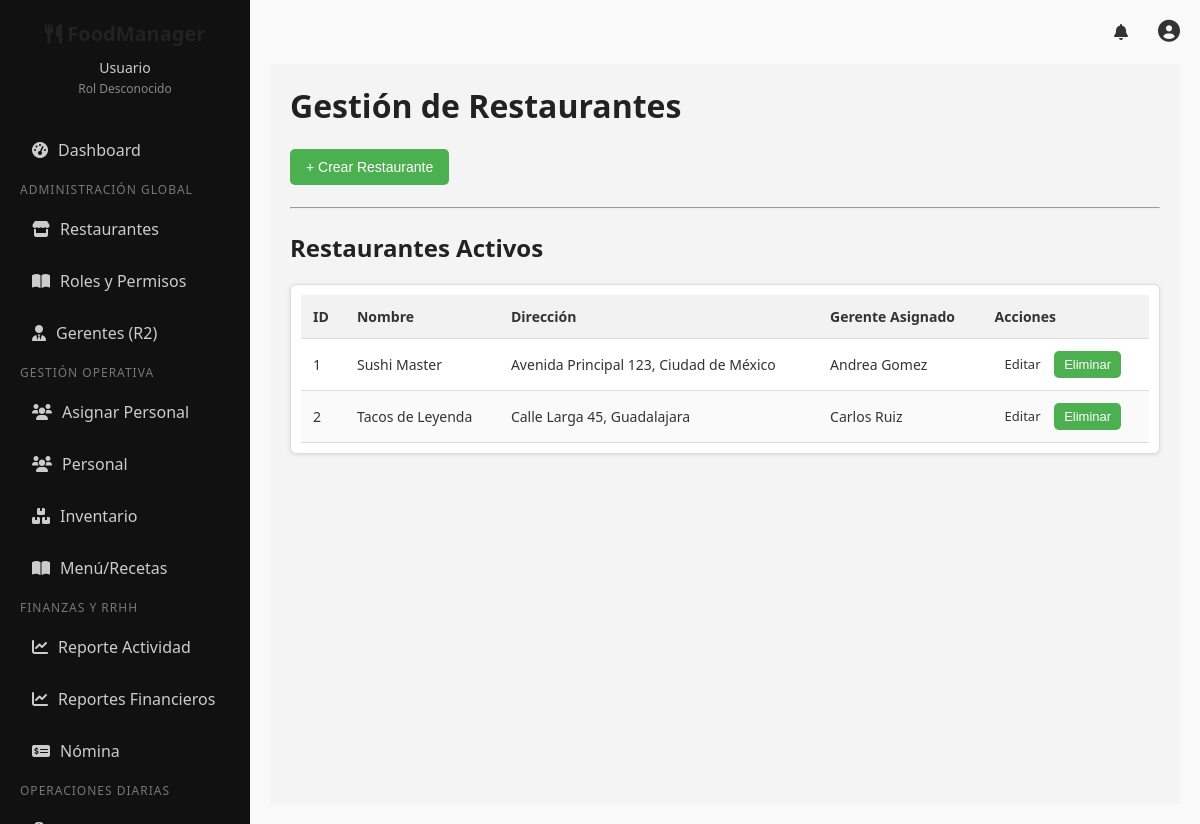
The app's page /views/gestion_restaurantes.php (signed in) with its own data.
### tables this page shows
CREATE TABLE restaurantes (
    id INT AUTO_INCREMENT PRIMARY KEY,
    nombre VARCHAR(100) NOT NULL,
    direccion TEXT,
    gerenteres_id INT,
    FOREIGN KEY (gerenteres_id) REFERENCES usuarios(id)
);

CREATE TABLE usuarios (
    id INT AUTO_INCREMENT PRIMARY KEY,
    nombre_usuario VARCHAR(50) NOT NULL UNIQUE,
    contrasena VARCHAR(255) NOT NULL,
    nombre_completo VARCHAR(100),
    email VARCHAR(100),
    telefono VARCHAR(20),
    token_recuperacion VARCHAR(255),
    token_expira DATETIME,
    verificado BOOLEAN DEFAULT FALSE,
    activo BOOLEAN DEFAULT TRUE
);

### views/gestion_restaurantes.php (the view, shortened to what this page needs)
<?php
include '../includes/header.php';
$modo_edicion = false;
try {
    $stmt_list = $pdo->query("
        SELECT r.id, r.nombre, r.direccion, u.nombre_completo AS gerente_nombre
        FROM restaurantes r
        LEFT JOIN usuarios u ON r.gerenteres_id = u.id
        ORDER BY r.id ASC
    ");
    $restaurantes_list = $stmt_list->fetchAll(PDO::FETCH_ASSOC);
} catch (PDOException $e) {
    $error_message = "Error al cargar datos del sistema.";
}
?>
<head>
    <link rel="stylesheet" href="../style/gestion_restaurantes.css">
</head>
<h1>Gestión de Restaurantes</h1><br>
<button type="button" class="btn btn-primary toggle-form-btn" onclick="toggleForm()">
    <?php echo $modo_edicion ? 'Editar Restaurante' : '+ Crear Restaurante'; ?>
</button>
<br>
<hr><br>
<h2>Restaurantes Activos</h2>
<div class="table-scroll-container">
    <table class="data-table">
        <thead>
            <tr>
                <th>ID</th>
                <th>Nombre</th>
                <th>Dirección</th>
                <th>Gerente Asignado</th>
                <th>Acciones</th>
            </tr>
        </thead>
        <tbody>
            <?php foreach ($restaurantes_list as $res): ?>
                <tr>
                    <td><?php echo $res['id']; ?></td>
                    <td><?php echo htmlspecialchars($res['nombre']); ?></td>
                    <td><?php echo htmlspecialchars($res['direccion']); ?></td>
                    <td><?php echo htmlspecialchars($res['gerente_nombre'] ?? 'N/A'); ?></td>
                    <td>
                        <a href="gestion_restaurantes.php?edit_id=<?php echo $res['id']; ?>" class="btn btn-secondary btn-sm">Editar</a>
                        <form action="gestion_restaurantes.php" method="POST" style="display:inline;" onsubmit="return confirm('ADVERTENCIA: ¿Está seguro de eliminar el restaurante <?php echo htmlspecialchars($res['nombre']); ?>? Se borrarán todos los datos asociados.')">
                            <button type="submit" class="btn btn-danger btn-sm">Eliminar</button>
                        </form>
                    </td>
                </tr>
            <?php endforeach; ?>
        </tbody>
    </table>
</div>
<?php include '../includes/footer.php'; ?>

### style/main.css (style rules this page uses)
* { box-sizing: border-box; margin: 0; padding: 0; }
html, body { font-family: 'Segoe UI', sans-serif; background-color: #f9f9f9; color: #333; height: 100%; }
h1, h2, h3, h4 { font-weight: 600; color: #222; }
button { border: none; padding: 10px 16px; border-radius: 5px; background-color: #4CAF50; color: #fff; font-size: 14px; cursor: pointer; transition: background 0.3s; }
a { text-decoration: none }

### style/sidebar.css (style rules this page uses)
a { text-decoration: none; color: inherit; }

### style/gestion_restaurantes.css (style rules this page uses)
.table-scroll-container { overflow-x: auto; background-color: #fff; border: 1px solid #ddd; border-radius: 6px; padding: 10px; box-shadow: 0 1px 4px rgba(0,0,0,0.1); margin-top: 20px; }
.data-table { width: 100%; border-collapse: collapse; min-width: 700px; }
.data-table th, .data-table td { padding: 12px; border-bottom: 1px solid #ddd; text-align: left; font-size: 14px; }
.data-table th { background-color: #f2f2f2; font-weight: 600; }
.data-table tr:nth-child(even) { background-color: #fafafa; }
.data-table .btn { padding: 6px 10px; font-size: 13px; }

### records on screen
restaurantes: id "1", nombre "Sushi Master", direccion "Avenida Principal 123, Ciudad de México", gerenteres.nombre_completo "Andrea Gomez"
restaurantes: id "2", nombre "Tacos de Leyenda", direccion "Calle Larga 45, Guadalajara", gerenteres.nombre_completo "Carlos Ruiz"

### other values on screen
$user_name "Usuario"
$user_rol "Rol Desconocido"
